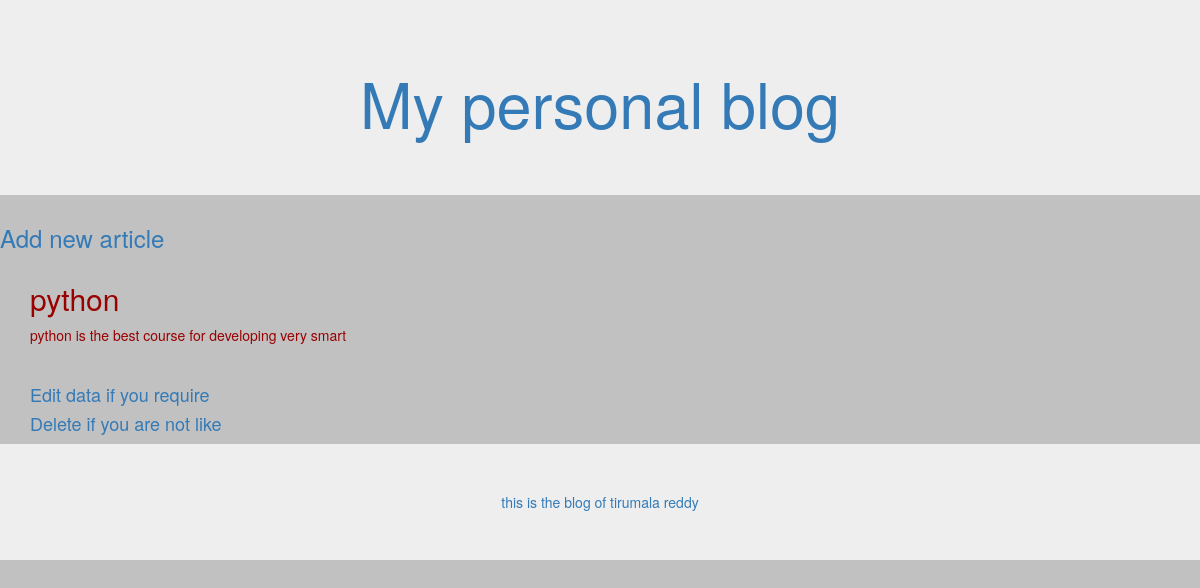
/detail/3, run on the app's committed database.
### articles/models.py (models this page shows, shortened)
class Blog (models.Model):
    author=models.ForeignKey(
    'auth.User',
    on_delete=models.CASCADE,
    )
    title=models.CharField(max_length=250)
    text=models.TextField()

### articles/views.py (the view)
# urls.py: path('detail/<int:pk>', views.BlogDetailView.as_view(), name='detailview'),
class BlogDetailView(DetailView):
    model=Blog
    template_name='detail.html'
    context_object_name='batman'

### template/detail.html
{% extends 'base.html' %}
{% block content %}
  <div class="details">
    <h2>{{batman.title}}</h2>
    <p>{{batman.text}}</p>
  </div><br>
<h4><a href="{% url 'update_blog' batman.pk %}">Edit data if you require </h4>
<h4><a href="{% url 'delete_blog' batman.pk %}">Delete if you are not like </h4>
{% endblock content %}

### static/css/basestyles.css (style rules this page uses)
body { background-color: #c1c1c1; color:#990000; }

### data on the page
Blog: title "python", text "python is the best course for developing very smart"
